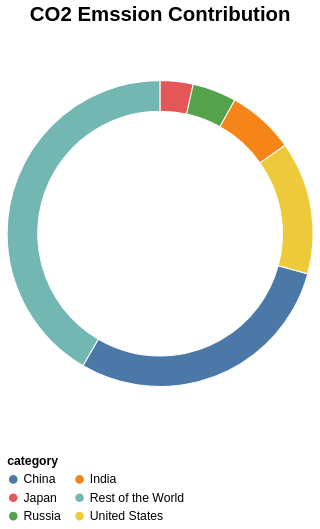

Describe this chart as a Vega-Lite specification.
### Vega-Lite specification from a JSON file in a GitHub repository (floating-point values rounded to 4 significant figures)
{"$schema": "https://vega.github.io/schema/vega-lite/v5.json", "description": "A simple radial chart with embedded data.", "title": {"text": "CO2 Emssion Contribution "}, "width": "container", "height": 400, "config": {"axis": {"labelFont": "sans-serif", "titleFont": "sans-serif", "labelFontSize": 12, "titleFontSize": 13, "labelLimit": 0}, "legend": {"labelFont": "sans-serif", "titleFont": "sans-serif", "labelFontSize": 12, "titleFontSize": 12, "labelLimit": 0}, "header": {"labelFont": "sans-serif", "titleFont": "sans-serif", "labelFontSize": 20, "titleFontSize": 15}, "title": {"font": "sans-serif", "subtitleFont": "sans-serif", "fontSize": 20}}, "data": {"values": [{"category": "Rest of the World", "value": 41.59}, {"category": "China", "value": 29.18}, {"category": "Japan", "value": 3.47}, {"category": "Russia", "value": 4.65}, {"category": "India", "value": 7.09}, {"category": "United States", "value": 14.02}]}, "layer": [{"mark": {"type": "arc", "innerRadius": 120, "stroke": "#fff"}}], "encoding": {"theta": {"field": "value", "type": "quantitative", "stack": true}, "color": {"field": "category", "type": "nominal", "legend": {"columns": 2, "orient": "bottom"}}, "order": {"field": "value", "type": "quantitative", "sort": "ascending"}, "tooltip": [{"field": "category", "type": "nominal", "title": "Country/Region"}, {"field": "value", "type": "quantitative", "title": "Contribution to Emission", "format": ".2s"}]}}
